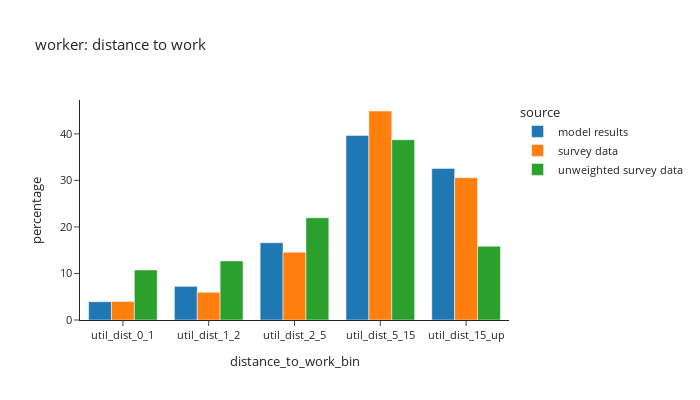
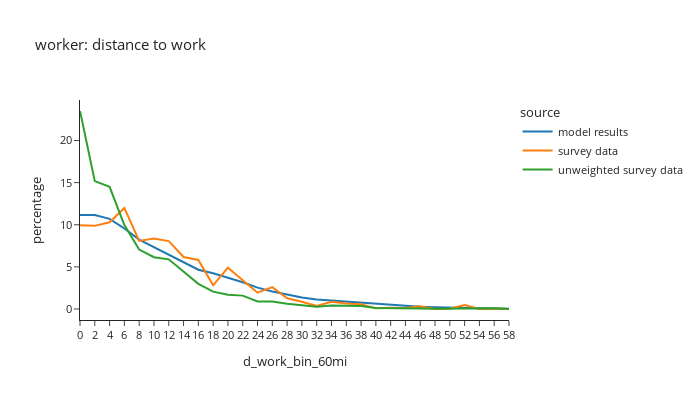

Source (notebook cell) for these figures, in order:
### Markdown cell above
## Distance to work

### Code cell
def plot_distance(df:pd.DataFrame, group:str, title_name:str):
    count = df.loc[(df['source']=='model results') & (df[group]),['distance_to_work_bin']].value_counts()
    print(f"model person count =\n"
          f"{count.sort_values()}")

    # plot1
    df_plot = df.loc[(df[group]) & (df['distance_to_work_bin'] != float('nan'))].groupby(['source','distance_to_work_bin'])['hh_weight_2017_2019'].sum().reset_index()
    df_plot['percentage'] = df_plot.groupby(['source'], group_keys=False)['hh_weight_2017_2019'].\
            apply(lambda x: 100 * x / float(x.sum()))
    # df_plot
    #
    fig1 = px.bar(df_plot, x='distance_to_work_bin', y="percentage", color="source", barmode="group",template="simple_white",
                  title=title_name)
    fig1.for_each_annotation(lambda a: a.update(text = a.text.split("=")[-1]))
    fig1.update_layout(height=400, width=700, font=dict(size=11))
    fig1.show()

    # plot2
    df_plot = per_data.loc[(per_data[group]) & (per_data['d_work_bin_60mi'].notna())].groupby(['source','d_work_bin_60mi'])['hh_weight_2017_2019'].sum().reset_index()
    df_plot['percentage'] = df_plot.groupby(['source'], group_keys=False)['hh_weight_2017_2019'].\
                apply(lambda x: 100 * x / float(x.sum()))
    # df_plot
    #
    fig2 = px.line(df_plot, x='d_work_bin_60mi', y="percentage", color="source", template="simple_white",
                   title=title_name)
    fig2.for_each_annotation(lambda a: a.update(text = a.text.split("=")[-1]))
    fig2.update_layout(height=400, width=700, font=dict(size=11))
    fig2.show()

# distance to work
plot_distance(per_data,'is_worker',"worker: distance to work")

### Figure 1 — Plotly figure (JSON) as saved in the notebook; plotly's stock layout.template omitted (floating-point values rounded to 4 significant figures)
{"data": [{"alignmentgroup": "True", "hovertemplate": "source=model results<br>distance_to_work_bin=%{x}<br>percentage=%{y}<extra></extra>", "legendgroup": "model results", "marker": {"color": "#1F77B4", "pattern": {"shape": ""}}, "name": "model results", "offsetgroup": "model results", "orientation": "v", "showlegend": true, "textposition": "auto", "type": "bar", "x": ["util_dist_0_1", "util_dist_1_2", "util_dist_2_5", "util_dist_5_15", "util_dist_15_up"], "xaxis": "x", "y": [3.929, 7.227, 16.6, 39.66, 32.58], "yaxis": "y"}, {"alignmentgroup": "True", "hovertemplate": "source=survey data<br>distance_to_work_bin=%{x}<br>percentage=%{y}<extra></extra>", "legendgroup": "survey data", "marker": {"color": "#FF7F0E", "pattern": {"shape": ""}}, "name": "survey data", "offsetgroup": "survey data", "orientation": "v", "showlegend": true, "textposition": "auto", "type": "bar", "x": ["util_dist_0_1", "util_dist_1_2", "util_dist_2_5", "util_dist_5_15", "util_dist_15_up"], "xaxis": "x", "y": [3.974, 5.96, 14.58, 44.91, 30.58], "yaxis": "y"}, {"alignmentgroup": "True", "hovertemplate": "source=unweighted survey data<br>distance_to_work_bin=%{x}<br>percentage=%{y}<extra></extra>", "legendgroup": "unweighted survey data", "marker": {"color": "#2CA02C", "pattern": {"shape": ""}}, "name": "unweighted survey data", "offsetgroup": "unweighted survey data", "orientation": "v", "showlegend": true, "textposition": "auto", "type": "bar", "x": ["util_dist_0_1", "util_dist_1_2", "util_dist_2_5", "util_dist_5_15", "util_dist_15_up"], "xaxis": "x", "y": [10.75, 12.7, 21.96, 38.73, 15.85], "yaxis": "y"}], "layout": {"barmode": "group", "font": {"size": 11}, "height": 400, "legend": {"title": {"text": "source"}, "tracegroupgap": 0}, "title": {"text": "worker: distance to work"}, "width": 700, "xaxis": {"anchor": "y", "domain": [0.0, 1.0], "title": {"text": "distance_to_work_bin"}}, "yaxis": {"anchor": "x", "domain": [0.0, 1.0], "title": {"text": "percentage"}}}}

### Figure 2 — Plotly figure (JSON) as saved in the notebook; plotly's stock layout.template omitted (floating-point values rounded to 4 significant figures)
{"data": [{"hovertemplate": "source=model results<br>d_work_bin_60mi=%{x}<br>percentage=%{y}<extra></extra>", "legendgroup": "model results", "line": {"color": "#1F77B4", "dash": "solid"}, "marker": {"symbol": "circle"}, "mode": "lines", "name": "model results", "orientation": "v", "showlegend": true, "type": "scatter", "x": ["0", "2", "4", "6", "8", "10", "12", "14", "16", "18", "20", "22", "24", "26", "28", "30", "32", "34", "36", "38", "40", "42", "44", "46", "48", "50", "52", "54", "56", "58"], "xaxis": "x", "y": [11.17, 11.15, 10.7, 9.561, 8.245, 7.337, 6.479, 5.614, 4.666, 4.235, 3.723, 3.182, 2.539, 2.066, 1.733, 1.37, 1.143, 1.005, 0.8971, 0.7675, 0.6121, 0.483, 0.3732, 0.2679, 0.2178, 0.1545, 0.1256, 0.07539, 0.06121, 0.04393], "yaxis": "y"}, {"hovertemplate": "source=survey data<br>d_work_bin_60mi=%{x}<br>percentage=%{y}<extra></extra>", "legendgroup": "survey data", "line": {"color": "#FF7F0E", "dash": "solid"}, "marker": {"symbol": "circle"}, "mode": "lines", "name": "survey data", "orientation": "v", "showlegend": true, "type": "scatter", "x": ["0", "2", "4", "6", "8", "10", "12", "14", "16", "18", "20", "22", "24", "26", "28", "30", "32", "34", "36", "38", "40", "42", "44", "46", "48", "50", "52", "54", "56", "58"], "xaxis": "x", "y": [9.955, 9.871, 10.29, 11.99, 8.086, 8.355, 8.064, 6.175, 5.822, 2.81, 4.909, 3.375, 1.935, 2.594, 1.27, 0.854, 0.3649, 0.8525, 0.6493, 0.5583, 0.07655, 0.14, 0.1242, 0.3122, 0.0004699, 0.02365, 0.4732, 0.01318, 0.05371, 0.0], "yaxis": "y"}, {"hovertemplate": "source=unweighted survey data<br>d_work_bin_60mi=%{x}<br>percentage=%{y}<extra></extra>", "legendgroup": "unweighted survey data", "line": {"color": "#2CA02C", "dash": "solid"}, "marker": {"symbol": "circle"}, "mode": "lines", "name": "unweighted survey data", "orientation": "v", "showlegend": true, "type": "scatter", "x": ["0", "2", "4", "6", "8", "10", "12", "14", "16", "18", "20", "22", "24", "26", "28", "30", "32", "34", "36", "38", "40", "42", "44", "46", "48", "50", "52", "54", "56", "58"], "xaxis": "x", "y": [23.51, 15.18, 14.5, 9.959, 7.06, 6.143, 5.897, 4.455, 2.981, 2.064, 1.704, 1.589, 0.9009, 0.9009, 0.6224, 0.4423, 0.2621, 0.4259, 0.4095, 0.344, 0.131, 0.131, 0.1147, 0.04914, 0.01638, 0.04914, 0.04914, 0.03276, 0.0819, 0.0], "yaxis": "y"}], "layout": {"font": {"size": 11}, "height": 400, "legend": {"title": {"text": "source"}, "tracegroupgap": 0}, "title": {"text": "worker: distance to work"}, "width": 700, "xaxis": {"anchor": "y", "domain": [0.0, 1.0], "title": {"text": "d_work_bin_60mi"}}, "yaxis": {"anchor": "x", "domain": [0.0, 1.0], "title": {"text": "percentage"}}}}
